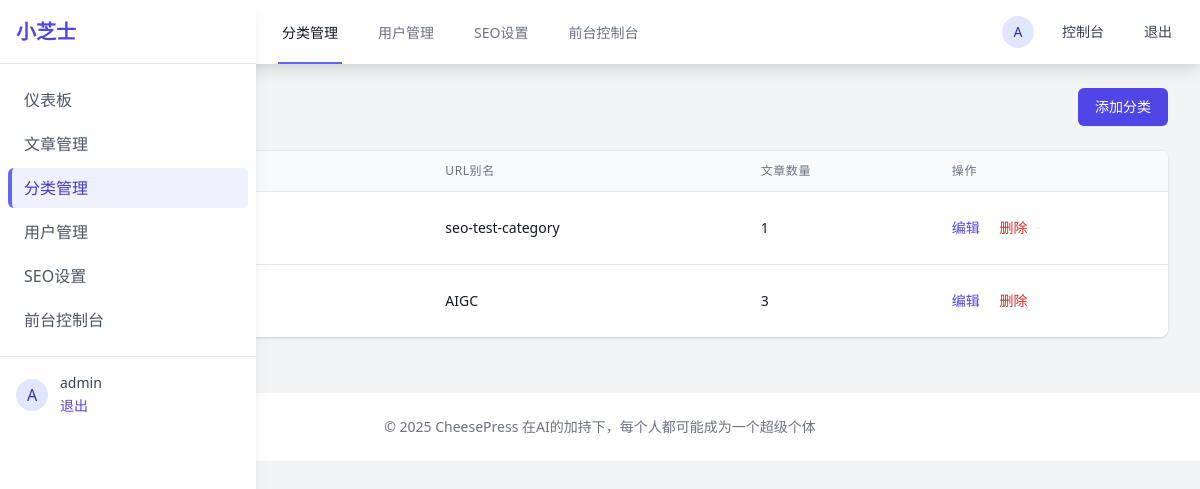
Page /admin/categories (signed in) on the earlier database version.
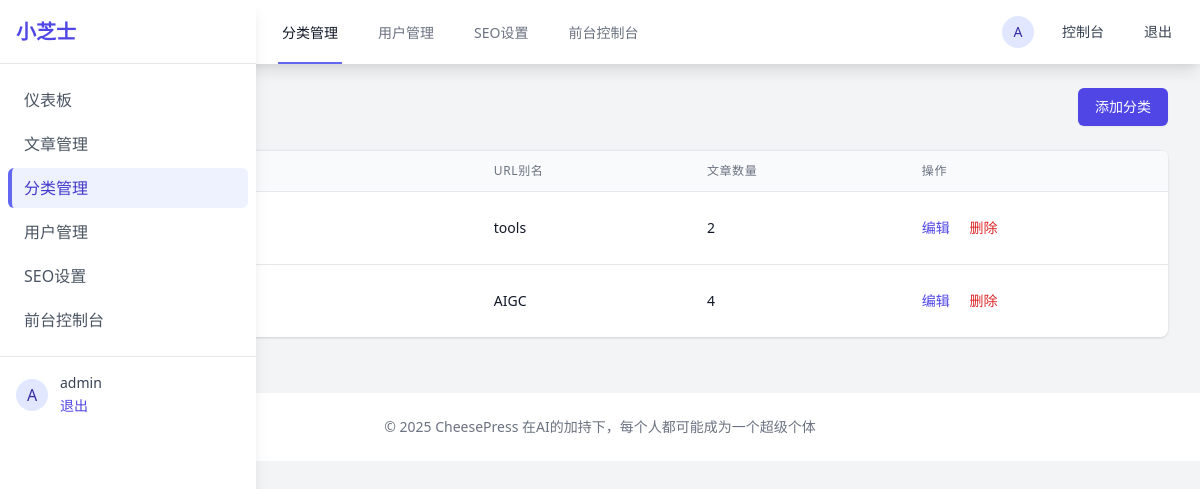
Same page on the later database version.
### app/models/__init__.py (models this page shows)
class Category(db.Model):
    __tablename__ = 'categories'
    id = db.Column(db.Integer, primary_key=True)
    name = db.Column(db.String(100), unique=True, nullable=False)
    slug = db.Column(db.String(100), unique=True, nullable=False)
    description = db.Column(db.Text, nullable=True)
    parent_id = db.Column(db.Integer, db.ForeignKey('categories.id'), nullable=True)
    created_at = db.Column(db.DateTime, default=datetime.utcnow)
    seo_title = db.Column(db.String(200), nullable=True)
    seo_description = db.Column(db.Text, nullable=True)
    seo_keywords = db.Column(db.Text, nullable=True)
    parent = db.relationship('Category', remote_side=[id], backref='subcategories')
    posts = db.relationship('Post', backref='category', lazy=True)

### app/admin/__init__.py (the view)
@bp.route('/categories')
def categories():
    categories = Category.query.order_by(Category.created_at.desc()).all()
    return render_template('admin/categories/index.html', categories=categories)

### app/admin/__init__.py (called while the page is built)
@bp.before_request
@login_required
def check_admin():
    if current_user.role not in ['admin', 'editor']:
        flash('您没有权限访问管理后台', 'error')
        return redirect(url_for('main.index'))

### app/utils/seo.py (called while the page is built)
def get_seo_settings():
    return SeoSetting.query.first()

def register_seo_functions(app):
    @app.context_processor
    def inject_seo_functions():
        return dict(
            get_post_seo_data=get_post_seo_data,
            get_category_seo_data=get_category_seo_data,
            generate_meta_tags=generate_meta_tags
        )

### app/templates/admin/categories/index.html (shortened to what this page needs)
{% extends "admin/base.html" %}
{% block content %}
<div class="max-w-7xl mx-auto">
    <div class="md:flex md:items-center md:justify-between mb-6">
        <div class="flex-1 min-w-0">
            <h2 class="text-2xl font-bold leading-7 text-gray-900 sm:text-3xl sm:truncate">
            </h2>
        </div>
        <div class="mt-4 flex md:mt-0 md:ml-4">
            <a href="{{ url_for('admin.create_category') }}" class="ml-3 inline-flex items-center px-4 py-2 border border-transparent rounded-md shadow-sm text-sm font-medium text-white bg-indigo-600 hover:bg-indigo-700 focus:outline-none focus:ring-2 focus:ring-offset-2 focus:ring-indigo-500">
                添加分类
            </a>
        </div>
    </div>
    <div class="bg-white shadow overflow-hidden sm:rounded-lg">
        <div class="border-t border-gray-200">
            <div class="overflow-x-auto">
                <table class="min-w-full divide-y divide-gray-200">
                    <thead class="bg-gray-50">
                        <tr>
                            <th scope="col" class="px-6 py-3 text-left text-xs font-medium text-gray-500 uppercase tracking-wider">
                            </th>
                            <th scope="col" class="px-6 py-3 text-left text-xs font-medium text-gray-500 uppercase tracking-wider">
                                URL别名
                            </th>
                            <th scope="col" class="px-6 py-3 text-left text-xs font-medium text-gray-500 uppercase tracking-wider">
                                文章数量
                            </th>
                            <th scope="col" class="px-6 py-3 text-left text-xs font-medium text-gray-500 uppercase tracking-wider">
                                操作
                            </th>
                        </tr>
                    </thead>
                    <tbody class="bg-white divide-y divide-gray-200">
                        {% for category in categories %}
                        <tr>
                            <td class="px-6 py-4 whitespace-nowrap">
                                <div class="text-sm font-medium text-gray-900">
                                </div>
                                <div class="text-sm text-gray-500">
                                </div>
                            </td>
                            <td class="px-6 py-4 whitespace-nowrap">
                                <div class="text-sm text-gray-900">{{ category.slug }}</div>
                            </td>
                            <td class="px-6 py-4 whitespace-nowrap">
                                <div class="text-sm text-gray-900">
                                    {{ category.posts|length }}
                                </div>
                            </td>
                            <td class="px-6 py-4 whitespace-nowrap text-sm font-medium">
                                <a href="{{ url_for('admin.edit_category', id=category.id) }}" class="text-indigo-600 hover:text-indigo-900">
                                    编辑
                                </a>
                                <a href="#" onclick="if(confirm('确定要删除分类 {{ category.name }} 吗？')) { document.getElementById('delete-form-{{ category.id }}').submit(); }" class="ml-4 text-red-600 hover:text-red-900">
                                    删除
                                </a>
                            </td>
                        </tr>
                        {% endfor %}
                    </tbody>
                </table>
            </div>
        </div>
    </div>
</div>
{% endblock %}

Differences in the rows shown:
changed Category: slug "seo-test-category" → "tools"; posts|length "1" → "2"
computed for Category "AIGC": posts|length "3" → "4"
